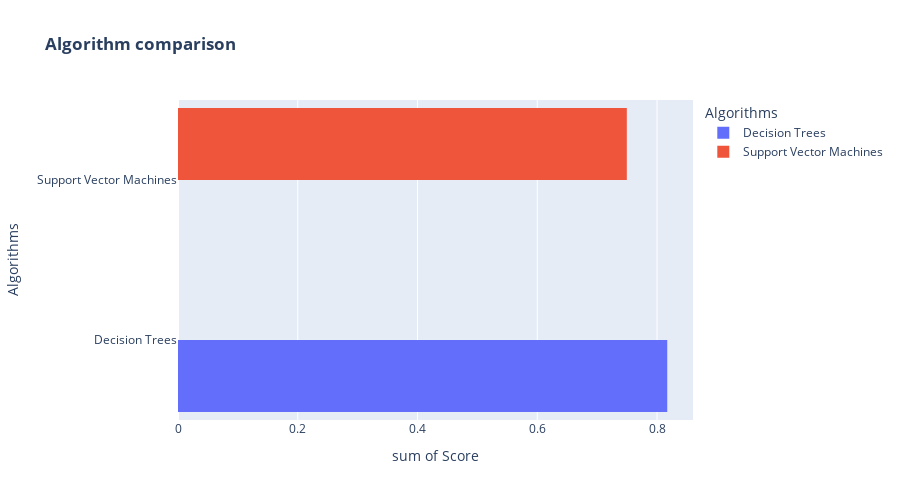

Source (notebook cell):
### Markdown cell above
### Comparison of the accuracy obtained by our ML models

### Code cell
vals = [dtc_score_test,svm_score_test]
labels=["Decision Trees","Support Vector Machines"]

fig = px.histogram(vals, y=labels, x = vals,color=labels, barmode="group", title="<b>Algorithm comparison<b>",labels={'y':'Algorithms','color': 'Algorithms','x': 'Score'},orientation = 'h')
fig.update_layout(width=900, height=500, bargap=0.1)
fig.show()

### Figure 1 — Plotly figure (JSON) as saved in the notebook; plotly's stock layout.template omitted (floating-point values rounded to 4 significant figures)
{"data": [{"alignmentgroup": "True", "bingroup": "y", "histfunc": "sum", "hovertemplate": "Algorithms=%{y}<br>sum of Score=%{x}<extra></extra>", "legendgroup": "Decision Trees", "marker": {"color": "#636efa", "pattern": {"shape": ""}}, "name": "Decision Trees", "offsetgroup": "Decision Trees", "orientation": "h", "showlegend": true, "type": "histogram", "x": [0.817], "xaxis": "x", "y": ["Decision Trees"], "yaxis": "y"}, {"alignmentgroup": "True", "bingroup": "y", "histfunc": "sum", "hovertemplate": "Algorithms=%{y}<br>sum of Score=%{x}<extra></extra>", "legendgroup": "Support Vector Machines", "marker": {"color": "#EF553B", "pattern": {"shape": ""}}, "name": "Support Vector Machines", "offsetgroup": "Support Vector Machines", "orientation": "h", "showlegend": true, "type": "histogram", "x": [0.7495], "xaxis": "x", "y": ["Support Vector Machines"], "yaxis": "y"}], "layout": {"bargap": 0.1, "barmode": "group", "height": 500, "legend": {"title": {"text": "Algorithms"}, "tracegroupgap": 0}, "title": {"text": "<b>Algorithm comparison<b>"}, "width": 900, "xaxis": {"anchor": "y", "domain": [0, 1], "title": {"text": "sum of Score"}}, "yaxis": {"anchor": "x", "domain": [0, 1], "title": {"text": "Algorithms"}}}}
